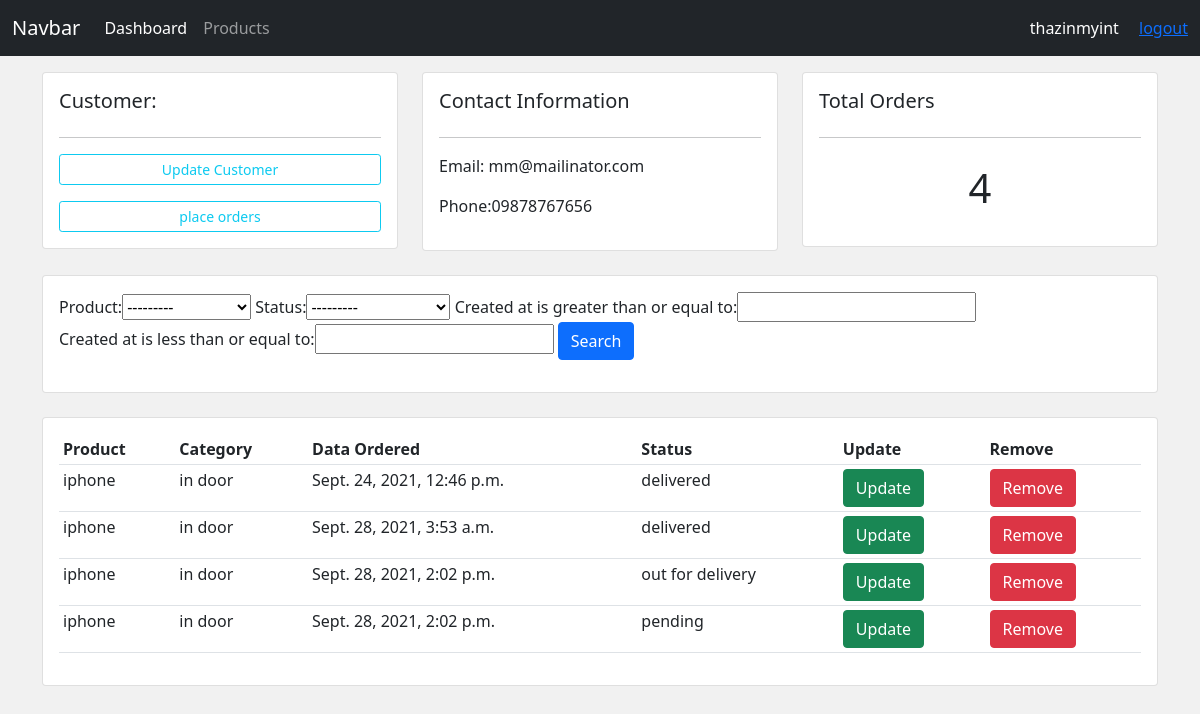
The app's page /customers/1 (signed in), older data.
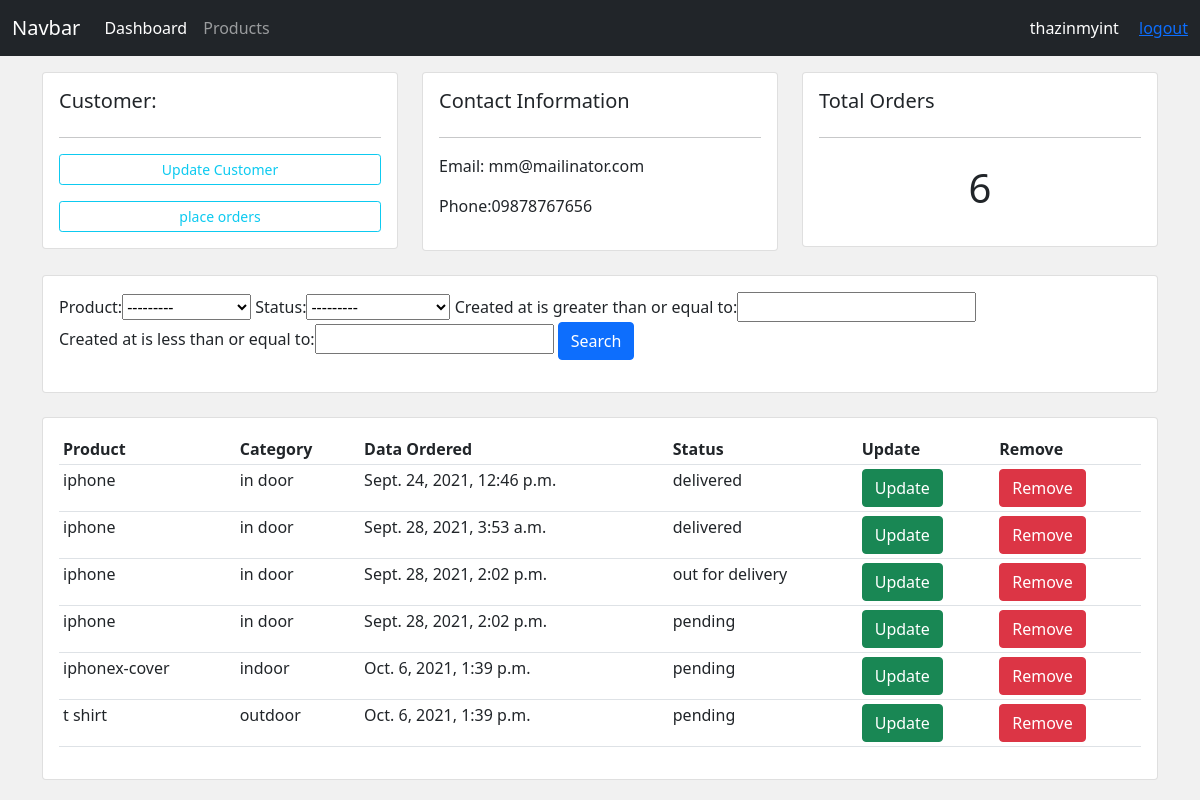
The same page, newer data.
### accounts/models.py (models this page shows, shortened)
class Customer(models.Model):
    name=models.CharField(max_length=200,null=True)
    email=models.CharField(max_length=200,null=True)
    phone=models.CharField(max_length=200,null=True)
    created_at=models.DateTimeField(auto_now_add=True)

class Order(models.Model):
    status=(
        ('pending','Pending'),
        ('out for delivery','Out For Delivery'),
        ('delivered','Delivered')
    )
    customer=models.ForeignKey(Customer,null=True,on_delete=models.SET_NULL)
    product=models.ForeignKey(Product,null=True,on_delete=models.SET_NULL)
    created_at=models.DateTimeField(auto_now_add=True)
    status=models.CharField(max_length=200,null=True,choices=status)

class Product(models.Model):
    category=(
        ('indoor','In Door'),
        ('outdoor','Out Door')
    )
    name=models.CharField(max_length=200,null=True)
    price=models.FloatField(null=True)
    category=models.CharField(max_length=200,null=True,choices=category)
    description=models.CharField(max_length=200,null=True,blank=True)
    created_at=models.DateTimeField(auto_now_add=True)
    tags=models.ManyToManyField(Tag)
    def __str__(self):
        return self.name

### accounts/decorators.py (the view)
        def wrapper(request,*args, **kwargs):
            if request.user.groups.first().name in roles:
                return view_fun(request,*args, **kwargs) #orderCreate
            else:
                return HttpResponse('you are not authorized');

### accounts/views.py (called while the page is built)
@login_required(login_url='/login')
@allowed_roles(roles=['admin'])
def customers(request,id):
    customer=Customer.objects.get(id=id)
    orders=customer.order_set.all()
    order_count=orders.count()
    filterObj=OrderFilter(request.GET,queryset=orders)
    orders=filterObj.qs
    return render(request,'accounts/customers.html',{
        'customer':customer,
        'orders':orders,
        'order_count':order_count,
        'filterObj':filterObj
    })

### accounts/templates/accounts/customers.html
{% extends 'accounts/master.html' %}
{% block content %}
<div class="row">
    <div class="col-md">
        <div class="card card-body">
            <h5>Customer:</h5>
            <hr>
            <a class="btn btn-outline-info btn-sm btn-block" href="">Update
            Customer</a>
            <a class="btn btn-outline-info mt-3 btn-sm btn-block" href="{% url 'order.create' customer.id %}">
            place orders</a>
        </div>
    </div>
    <div class="col-md">
        <div class="card card-body">
            <h5>Contact Information</h5>
            <hr>
            <p>Email: {{customer.email}}</p>
            <p>Phone:{{customer.phone}}</p>
        </div>
    </div>
    <div class="col-md">
        <div class="card card-body">
            <h5>Total Orders</h5>
            <hr>
            <h1 style="text-align: center; padding: 10px">{{order_count}}</h1>
        </div>
    </div>
</div>
<br>
<div class="row">
    <div class="col">
        <div class="card card-body">
            <form method="get">
                {{filterObj.form}}
                <button class="btn btn-primary" type="submit">Search
                </button>
            </form>
        </div>
    </div>
</div>
<br>
<div class="row">
    <div class="col-md">
        <div class="card card-body">
            <table class="table table-sm">
                <tr>
                    <th>Product</th>
                    <th>Category</th>
                    <th>Data Ordered</th>
                    <th>Status</th>
                    <th>Update</th>
                    <th>Remove</th>
                </tr>
                {% for order in orders %}
                    <tr>
                        <td>{{order.product.name}}</td>
                        <td>{{order.product.category}}</td>
                        <td>{{order.created_at}}</td>
                        <td>{{order.status}}</td>
                        <td><a href="{% url 'order.update' order.id %}" class="btn btn-success">Update</a></td>
                        <td><a href="{% url 'order.delete' order.id %}" class="btn btn-danger">Remove</a></td>
                    </tr>
                {% endfor %}
            </table>
        </div>
    </div>
</div>
{% endblock content %}

### accounts/templates/accounts/master.html (shortened to what this page needs)
{% load static %}
<html lang="en">
<head>
    <link href="https://cdn.jsdelivr.net/npm/bootstrap@5.1.0/dist/css/bootstrap.min.css" rel="stylesheet">
<link rel="stylesheet" href="{% static 'accounts/css/style.css' %}">
</head>
<body>
    {% include 'accounts/components/navbar.html' %}
   <div class="container mt-3"> {% block content %}{% endblock content %} </div>
</body>
</html>

### accounts/templates/accounts/components/navbar.html (shortened to what this page needs)
<nav class="navbar navbar-expand-lg navbar-dark bg-dark">
    <div class="container-fluid">
        <a class="navbar-brand" href="#">Navbar</a>
        <div class="collapse navbar-collapse" id="navbarNav">
        {% if request.user.is_authenticated %}
        <ul class="navbar-nav">
            <li class="nav-item">
            <a class="nav-link active" aria-current="page" href="{% url 'dashboard' %}">Dashboard</a>
            </li>
            <li class="nav-item">
            <a class="nav-link" href="{% url 'products' %}">Products</a>
            </li>
        </ul>
        {% endif %}
        </div>
        {% if request.user.is_authenticated %}
        <div class="text-white">
            <span class="me-3">{{ request.user.username }}</span>
            <a href="{% url 'logout' %}">logout</a>
        </div>
        {% else %}
        <div class="text-white">
            <a href="{% url 'login' %}" class="me-3">login</a>
            <a href="{% url 'register' %}">register</a>
        </div>
        {% endif %}
    </div>
</nav>

### accounts/static/accounts/css/style.css (style rules this page uses)
body { background-color: #f1f1f1; }

Row changes from the older to the newer data that the page shows:
added Order: product.name "iphonex-cover", product.category "indoor", created_at "Oct. 6, 2021, 1:39 p.m.", status "pending"
added Order: product.name "t shirt", product.category "outdoor", created_at "Oct. 6, 2021, 1:39 p.m.", status "pending"
Text that changed along with them:
{{ order_count }}: "4" → "6"
